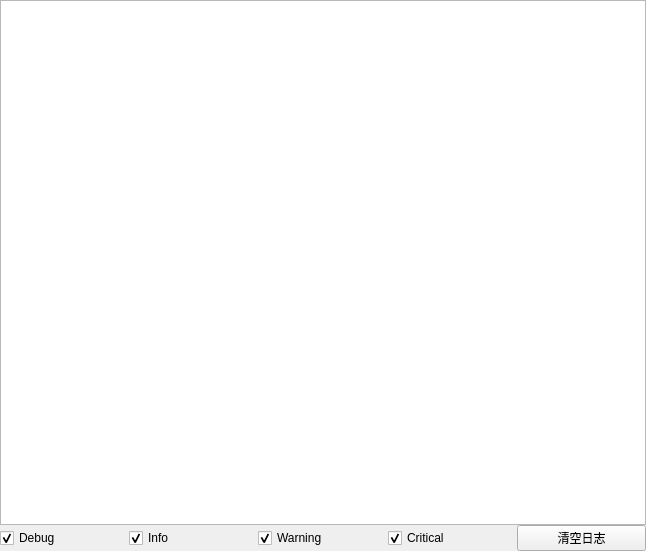
<?xml version="1.0" encoding="UTF-8"?>
<ui version="4.0">
 <class>LogWidgetText</class>
 <widget class="QWidget" name="LogWidgetText">
  <property name="geometry">
   <rect>
    <x>0</x>
    <y>0</y>
    <width>646</width>
    <height>551</height>
   </rect>
  </property>
  <property name="windowTitle">
   <string>Form</string>
  </property>
  <layout class="QGridLayout" name="gridLayout">
   <property name="leftMargin">
    <number>0</number>
   </property>
   <property name="topMargin">
    <number>0</number>
   </property>
   <property name="rightMargin">
    <number>0</number>
   </property>
   <property name="bottomMargin">
    <number>0</number>
   </property>
   <property name="spacing">
    <number>0</number>
   </property>
   <item row="0" column="0">
    <widget class="QTextEdit" name="textEdit"/>
   </item>
   <item row="1" column="0">
    <layout class="QHBoxLayout" name="horizontalLayout">
     <item>
      <widget class="QCheckBox" name="check_debug">
       <property name="text">
        <string>Debug</string>
       </property>
       <property name="checked">
        <bool>true</bool>
       </property>
      </widget>
     </item>
     <item>
      <widget class="QCheckBox" name="check_Info">
       <property name="text">
        <string>Info</string>
       </property>
       <property name="checked">
        <bool>true</bool>
       </property>
      </widget>
     </item>
     <item>
      <widget class="QCheckBox" name="check_warning">
       <property name="text">
        <string>Warning</string>
       </property>
       <property name="checked">
        <bool>true</bool>
       </property>
      </widget>
     </item>
     <item>
      <widget class="QCheckBox" name="check_critical">
       <property name="text">
        <string>Critical</string>
       </property>
       <property name="checked">
        <bool>true</bool>
       </property>
      </widget>
     </item>
     <item>
      <widget class="QPushButton" name="but_clear">
       <property name="text">
        <string>清空日志</string>
       </property>
      </widget>
     </item>
    </layout>
   </item>
  </layout>
 </widget>
 <resources/>
 <connections/>
</ui>
